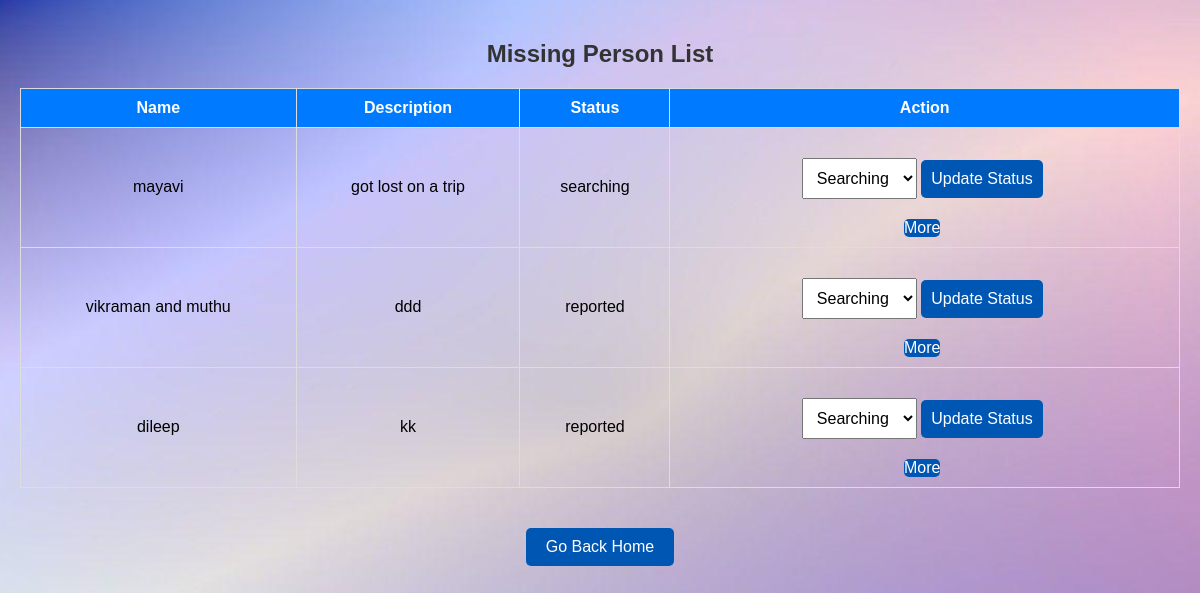
/missing_personsa/, run on the app's committed database.
### MyApp/models.py (models this page shows, shortened)
class MissingPerson(models.Model):
    name = models.CharField(max_length=255)
    age = models.IntegerField()
    gender = models.CharField(max_length=10)
    description = models.TextField()
    photo = models.ImageField(upload_to='missing_persons/')
    status = models.CharField(max_length=20, choices=[('reported', 'Reported'),('searching', 'Searching'), ('found', 'Found')], default='reported')

### MyApp/views.py (the view, shortened to what this page needs)
# urls.py: path('missing_personsa/', missing_person_lista, name='missing_person_lista'),
def missing_person_lista(request):
    missing_persons = MissingPerson.objects.all()
    form = UpdateStatusForm()
    return render(request, 'admin/missing_person_lista.html', {'missing_personsa': missing_persons, 'form': form})

### MyApp/forms.py
class UpdateStatusForm(forms.ModelForm):
    class Meta:
        model = MissingPerson
        fields = ['status']

### templates/admin/missing_person_lista.html (shortened to what this page needs)
<!DOCTYPE html>
<html lang="en">
<head>
</head>
<body>
    <h2>Missing Person List</h2>
    <table>
        <thead>
            <tr>
                <th>Name</th>
                <th>Description</th>
                <th>Status</th>
                <th>Action</th>
            </tr>
        </thead>
        <tbody>
            {% for missing_person in missing_personsa %}
                <tr>
                    <td>{{ missing_person.name }}</td>
                    <td>{{ missing_person.description }}</td>
                    <td>{{ missing_person.status }}</td>
                    <td>
                        <form method="post" id="updateForm_{{ missing_person.id }}">
                            <select name="status">
                                <option value="Searching" {% if missing_person.status == 'Searching' %}selected{% endif %}>Searching</option>
                            </select>
                            <button type="submit" class="button">Update Status</button>
                        </form>
                        <a href="{% url 'missing_person_details' missing_person.id %}" class="button">More</a>
                    </td>
                </tr>
            {% endfor %}
        </tbody>
    </table>
    <a href="{% url 'police_home' %}" class="go-back-link">Go Back Home</a>
</body>
</html>

### templates/admin/missing_person_lista.html (style rules this page uses)
body { font-family: Arial, sans-serif; background-color: #f0f0f0; margin: 0; padding: 20px; text-align: center; background: url('/static/assets/img/1.jpg') center/cover no-repeat fixed; }
h2 { color: #333; }
table { width: 100%; border-collapse: collapse; margin-bottom: 20px; }
th, td { border: 1px solid #ddd; padding: 10px; }
th { background-color: #007BFF; color: white; }
form { margin: 20px; }
select, button { padding: 10px; font-size: 16px; }
.button { display: inline-block; text-decoration: none; color: #fff; background-color: #0056b3; border-radius: 5px; font-size: 16px; cursor: pointer; border: none; transition: background-color 0.3s ease; margin-right: 5px; }
.go-back-link { display: inline-block; text-decoration: none; color: #fff; background-color: #0056b3; border-radius: 5px; font-size: 16px; padding: 10px 20px; transition: background-color 0.3s ease; margin-top: 20px; }

### data on the page
MissingPerson: name "mayavi", description "got lost on a trip", status "searching"
MissingPerson: name "vikraman and muthu", description "ddd", status "reported"
MissingPerson: name "dileep", description "kk", status "reported"
